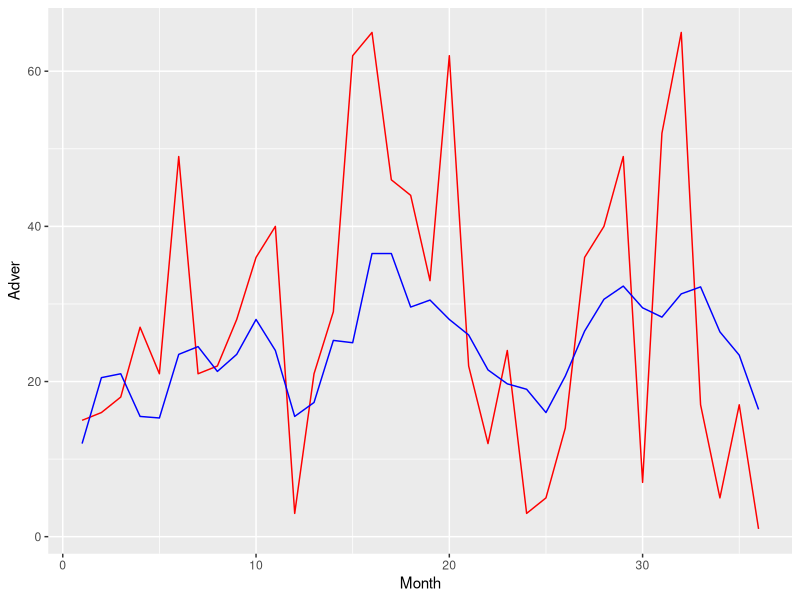

Write the R code that produced this figure.
library(tidyverse)
sales_data <- read_csv("data/salesadvert.csv")
print(sales_data)

ggplot(sales_data, aes(x = Month)) +
geom_line(aes(y = Adver), color = "red") +
geom_line(aes(y = Sales), color = "blue") +
labs(x = "Month", "Expenditures")